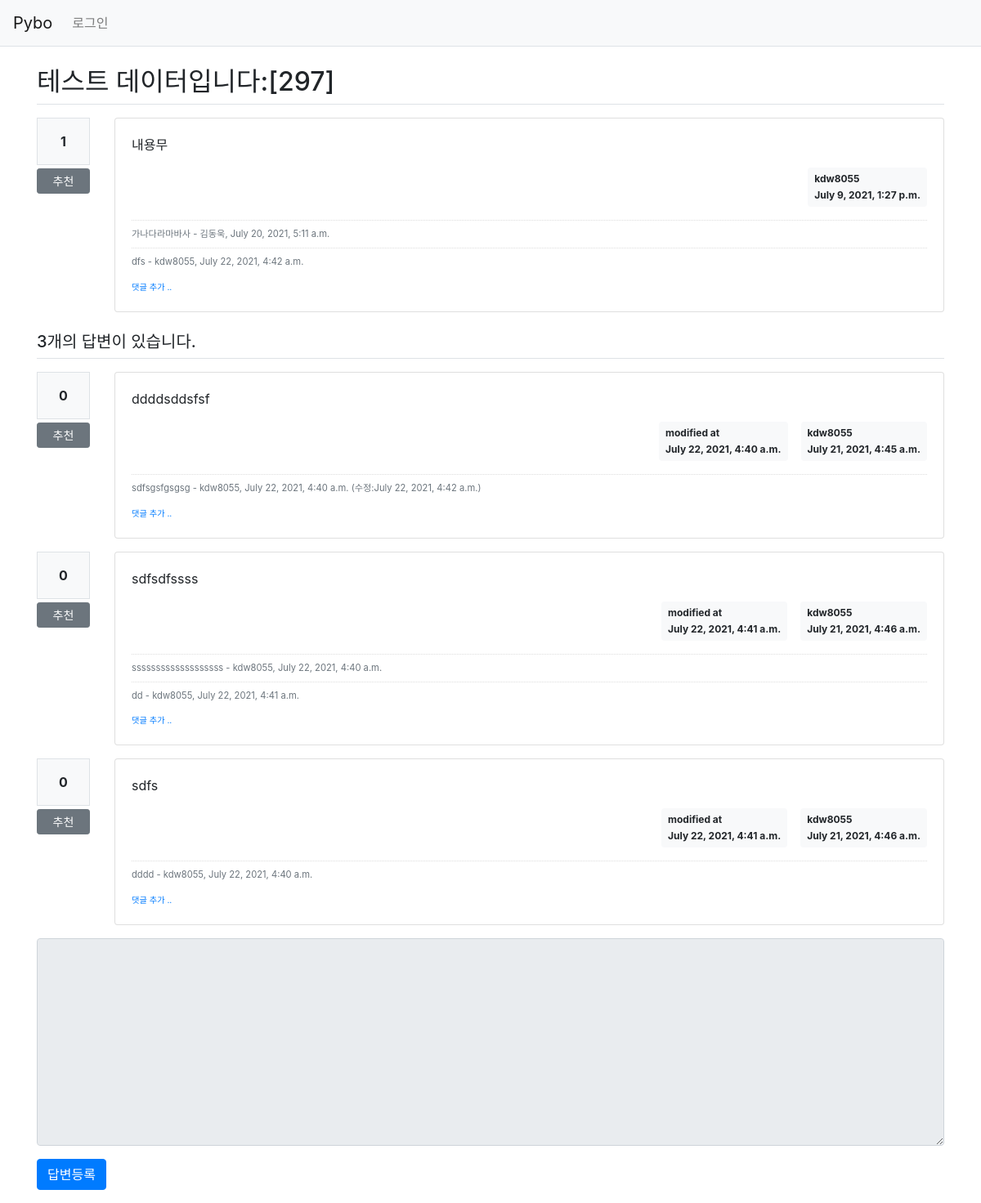
Screenshot of /pybo/302/ with the database file from the repository.
### pybo/models.py (models this page shows, shortened)
class Question(models.Model):
    author = models.ForeignKey(User, on_delete=models.CASCADE, related_name='author_question')
    subject = models.CharField(max_length=200)
    content = models.TextField()
    create_date = models.DateTimeField()
    modify_date = models.DateTimeField(null=True, blank=True)
    voter = models.ManyToManyField(User, related_name='voter_question')

class Comment(models.Model):
    author = models.ForeignKey(User, on_delete=models.CASCADE)
    content = models.TextField()
    create_date = models.DateTimeField()
    modify_date = models.DateTimeField(null=True, blank=True)
    question = models.ForeignKey(Question, null=True, blank=True, on_delete=models.CASCADE)
    answer = models.ForeignKey(Answer, null=True, blank=True, on_delete=models.CASCADE)

class Answer(models.Model):
    author = models.ForeignKey(User, on_delete=models.CASCADE, related_name='author_answer')
    question = models.ForeignKey(Question, on_delete=models.CASCADE)
    content = models.TextField()
    create_date = models.DateTimeField()
    modify_date = models.DateTimeField(null=True, blank=True)
    voter = models.ManyToManyField(User, related_name='voter_answer')

### pybo/views/base_views.py (the view)
def detail(request, question_id):
    question = get_object_or_404(Question, pk=question_id)
    context = {'question': question}
    return render(request, 'pybo/question_detail.html', context)

### pybo/templatetags/pybo_filter.py (called while the page is built)
@register.filter()
def mark(value):
    extensions = ["nl2br", "fenced_code"]
    return mark_safe(markdown.markdown(value, extensions=extensions))

### templates/pybo/question_detail.html (shortened to what this page needs)
{% extends 'base.html' %}
{% load pybo_filter %}
{% block content %}
<div class="container my-3">
    <h2 class="border-bottom py-2">{{ question.subject }}</h2>
    <div class="row my-3">
        <div class="col-1">
            <div class="bg-light text-center p-3 border font-weight-bolder mb-1">{{question.voter.count}}</div>
            <a href="#" data-uri="{% url 'pybo:vote_question' question.id  %}"
               class="recommend btn btn-sm btn-secondary btn-block my-1">추천</a>
        </div>
        <div class="col-11">
            <div class="card">
                <div class="card-body">
                    <div class="card-text">{{ question.content|mark }}</div>
                    <div class="d-flex justify-content-end">
                        <div class="badge badge-light p-2 text-left">
                            <div class="mb-2">{{ question.author.username }}</div>
                            <div>{{ question.create_date }}</div>
                        </div>
                    </div>
                    {% if question.comment_set.count > 0 %}
                    <div class="mt-3">
                    {% for comment in question.comment_set.all %}
                        <div class="comment py-2 text-muted">
                            <span style="white-space: pre-line;">{{ comment.content }}</span>
                            <span>
                                - {{ comment.author }}, {{ comment.create_date }}
                            </span>
                        </div>
                    {% endfor %}
                    </div>
                    {% endif %}
                    <div>
                        <a href="{% url 'pybo:comment_create_question' question.id  %}"
                           class="small"><small>댓글 추가 ..</small></a>
                    </div>
                </div>
            </div>
        </div>
    </div>
    <h5 class="border-bottom my-3 py-2">{{question.answer_set.count}}개의 답변이 있습니다.</h5>
    {% for answer in question.answer_set.all %}
    <div class="row my-3">
        <div class="col-1">
            <div class="bg-light text-center p-3 border font-weight-bolder mb-1">{{answer.voter.count}}</div>
            <a href="#" data-uri="{% url 'pybo:vote_answer' answer.id  %}"
                class="recommend btn btn-sm btn-secondary btn-block my-1">추천</a>
        </div>
        <div class="col-11">
            <div class="card">
                <div class="card-body">
                    <div class="card-text">{{ answer.content|mark }}</div>
                    <div class="d-flex justify-content-end">
                        {% if answer.modify_date %}
                        <div class="badge badge-light p-2 text-left mx-3">
                            <div class="mb-2">modified at</div>
                            <div>{{ answer.modify_date }}</div>
                        </div>
                        {% endif %}
                        <div class="badge badge-light p-2 text-left">
                            <div class="mb-2">{{ answer.author.username }}</div>
                            <div>{{ answer.create_date }}</div>
                        </div>
                    </div>
                    {% if answer.comment_set.count > 0 %}
                    <div class="mt-3">
                    {% for comment in answer.comment_set.all %}
                        <div class="comment py-2 text-muted">
                            <span style="white-space: pre-line;">{{ comment.content }}</span>
                            <span>
                                - {{ comment.author }}, {{ comment.create_date }}
                                {% if comment.modify_date %}
                                (수정:{{ comment.modify_date }})
                                {% endif %}
                            </span>
                        </div>
                    {% endfor %}
                    </div>
                    {% endif %}
                    <div>
                        <a href="{% url 'pybo:comment_create_answer' answer.id  %}"
                           class="small"><small>댓글 추가 ..</small></a>
                    </div>
                </div>
            </div>
        </div>
    </div>
    {% endfor %}
    <form action="{% url 'pybo:answer_create' question.id %}" method="post" class="my-3">
        <div class="form-group">
            <textarea {% if not user.is_authenticated %}disabled{% endif %}
              name="content" id="content" class="form-control" rows="10"></textarea>
        </div>
        <input type="submit" value="답변등록" class="btn btn-primary">
    </form>
</div>
{% endblock %}

### static/style.css (style rules this page uses)
.comment { border-top:dotted 1px #ddd; font-size:0.7em; }

### rows the page displays
Question: subject "테스트 데이터입니다:[297]", voter.count "1", content|mark "내용무", author.username "kdw8055", create_date "July 9, 2021, 1:27 p.m.", answer_set.count "3"
Comment: content "가나다라마바사", author "김동욱", create_date "July 20, 2021, 5:11 a.m."
Comment: content "dfs", author "kdw8055", create_date "July 22, 2021, 4:42 a.m."
Answer: voter.count "0", content|mark "ddddsddsfsf", modify_date "July 22, 2021, 4:40 a.m.", author.username "kdw8055", create_date "July 21, 2021, 4:45 a.m."
Comment: content "sdfsgsfgsgsg", author "kdw8055", create_date "July 22, 2021, 4:40 a.m.", modify_date "July 22, 2021, 4:42 a.m."
Answer: voter.count "0", content|mark "sdfsdfssss", modify_date "July 22, 2021, 4:41 a.m.", author.username "kdw8055", create_date "July 21, 2021, 4:46 a.m."
Comment: content "sssssssssssssssssss", author "kdw8055", create_date "July 22, 2021, 4:40 a.m."
Comment: content "dd", author "kdw8055", create_date "July 22, 2021, 4:41 a.m."
Answer: voter.count "0", content|mark "sdfs", modify_date "July 22, 2021, 4:41 a.m.", author.username "kdw8055", create_date "July 21, 2021, 4:46 a.m."
Comment: content "dddd", author "kdw8055", create_date "July 22, 2021, 4:40 a.m."
